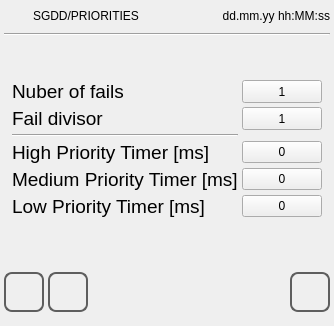
<?xml version="1.0" encoding="UTF-8"?>
<ui version="4.0">
 <class>sgdd</class>
 <widget class="QWidget" name="sgdd">
  <property name="geometry">
   <rect>
    <x>0</x>
    <y>0</y>
    %Model%
   </rect>
  </property>
  <property name="minimumSize">
   <size>
    <width>0</width>
    <height>0</height>
   </size>
  </property>
  <property name="maximumSize">
   <size>
    <width>16777215</width>
    <height>16777215</height>
   </size>
  </property>
  <property name="windowTitle">
   <string>sgdd</string>
  </property>
  <property name="styleSheet">
   <string notr="true">QPushButton
{
	font: 20pt &quot;Ubuntu&quot;;
}</string>
  </property>
  <layout class="QVBoxLayout" name="verticalLayout">
   <property name="spacing">
    <number>4</number>
   </property>
   <property name="margin">
    <number>4</number>
   </property>
   <item>
    <layout class="QHBoxLayout" name="horizontalLayout">
     <property name="sizeConstraint">
      <enum>QLayout::SetMinimumSize</enum>
     </property>
     <item>
      <widget class="QLabel" name="labelIcon">
       <property name="minimumSize">
        <size>
         <width>25</width>
         <height>25</height>
        </size>
       </property>
       <property name="maximumSize">
        <size>
         <width>25</width>
         <height>25</height>
        </size>
       </property>
       <property name="focusPolicy">
        <enum>Qt::NoFocus</enum>
       </property>
       <property name="styleSheet">
        <string notr="true">border-image: url(:/systemicons/img/Error.png);</string>
       </property>
       <property name="text">
        <string/>
       </property>
      </widget>
     </item>
     <item>
      <widget class="QLabel" name="labelTitle">
       <property name="sizePolicy">
        <sizepolicy hsizetype="Preferred" vsizetype="Fixed">
         <horstretch>0</horstretch>
         <verstretch>0</verstretch>
        </sizepolicy>
       </property>
       <property name="focusPolicy">
        <enum>Qt::NoFocus</enum>
       </property>
       <property name="text">
        <string>SGDD/PRIORITIES</string>
       </property>
      </widget>
     </item>
     <item>
      <widget class="QLabel" name="labelUserName">
       <property name="text">
        <string/>
       </property>
      </widget>
     </item>
     <item>
      <widget class="QLabel" name="labelDataOra">
       <property name="sizePolicy">
        <sizepolicy hsizetype="Preferred" vsizetype="Fixed">
         <horstretch>0</horstretch>
         <verstretch>0</verstretch>
        </sizepolicy>
       </property>
       <property name="focusPolicy">
        <enum>Qt::NoFocus</enum>
       </property>
       <property name="text">
        <string>dd.mm.yy hh:MM:ss</string>
       </property>
       <property name="alignment">
        <set>Qt::AlignRight|Qt::AlignTrailing|Qt::AlignVCenter</set>
       </property>
      </widget>
     </item>
    </layout>
   </item>
   <item>
    <widget class="Line" name="line">
     <property name="focusPolicy">
      <enum>Qt::NoFocus</enum>
     </property>
     <property name="orientation">
      <enum>Qt::Horizontal</enum>
     </property>
    </widget>
   </item>
   <item>
    <spacer name="verticalSpacer">
     <property name="focusPolicy">
      <enum>Qt::NoFocus</enum>
     </property>
     <property name="orientation">
      <enum>Qt::Vertical</enum>
     </property>
     <property name="sizeHint" stdset="0">
      <size>
       <width>20</width>
       <height>40</height>
      </size>
     </property>
    </spacer>
   </item>
   <item>
    <layout class="QGridLayout" name="gridLayout_2">
     <property name="leftMargin">
      <number>8</number>
     </property>
     <property name="rightMargin">
      <number>8</number>
     </property>
     <item row="0" column="0">
      <widget class="QLabel" name="labelFailNb">
       <property name="font">
        <font>
         <pointsize>14</pointsize>
        </font>
       </property>
       <property name="focusPolicy">
        <enum>Qt::NoFocus</enum>
       </property>
       <property name="text">
        <string>Nuber of fails</string>
       </property>
      </widget>
     </item>
     <item row="2" column="0">
      <widget class="QLabel" name="labelFailDivisor">
       <property name="font">
        <font>
         <pointsize>14</pointsize>
        </font>
       </property>
       <property name="focusPolicy">
        <enum>Qt::NoFocus</enum>
       </property>
       <property name="text">
        <string>Fail divisor</string>
       </property>
      </widget>
     </item>
     <item row="2" column="1">
      <widget class="QPushButton" name="pushButtonFailDivisor">
       <property name="sizePolicy">
        <sizepolicy hsizetype="MinimumExpanding" vsizetype="MinimumExpanding">
         <horstretch>0</horstretch>
         <verstretch>0</verstretch>
        </sizepolicy>
       </property>
       <property name="focusPolicy">
        <enum>Qt::NoFocus</enum>
       </property>
       <property name="text">
        <string>1</string>
       </property>
      </widget>
     </item>
     <item row="4" column="0">
      <widget class="QLabel" name="labelHighPriorityTimer">
       <property name="font">
        <font>
         <pointsize>14</pointsize>
        </font>
       </property>
       <property name="text">
        <string>High Priority Timer [ms]</string>
       </property>
      </widget>
     </item>
     <item row="5" column="0">
      <widget class="QLabel" name="labelMediumPriorityTimer">
       <property name="font">
        <font>
         <pointsize>14</pointsize>
        </font>
       </property>
       <property name="text">
        <string>Medium Priority Timer [ms]</string>
       </property>
      </widget>
     </item>
     <item row="6" column="0">
      <widget class="QLabel" name="labelLowPriorityTimer">
       <property name="font">
        <font>
         <pointsize>14</pointsize>
        </font>
       </property>
       <property name="text">
        <string>Low Priority Timer [ms]</string>
       </property>
      </widget>
     </item>
     <item row="0" column="1">
      <widget class="QPushButton" name="pushButtonFailNb">
       <property name="sizePolicy">
        <sizepolicy hsizetype="MinimumExpanding" vsizetype="MinimumExpanding">
         <horstretch>0</horstretch>
         <verstretch>0</verstretch>
        </sizepolicy>
       </property>
       <property name="focusPolicy">
        <enum>Qt::NoFocus</enum>
       </property>
       <property name="text">
        <string>1</string>
       </property>
      </widget>
     </item>
     <item row="4" column="1">
      <widget class="QPushButton" name="pushButtonHighPriorityTimer">
       <property name="text">
        <string>0</string>
       </property>
      </widget>
     </item>
     <item row="5" column="1">
      <widget class="QPushButton" name="pushButtonMediumPriorityTimer">
       <property name="text">
        <string>0</string>
       </property>
      </widget>
     </item>
     <item row="6" column="1">
      <widget class="QPushButton" name="pushButtonLowPriorityTimer">
       <property name="text">
        <string>0</string>
       </property>
      </widget>
     </item>
     <item row="3" column="0">
      <widget class="Line" name="line_2">
       <property name="orientation">
        <enum>Qt::Horizontal</enum>
       </property>
      </widget>
     </item>
    </layout>
   </item>
   <item>
    <spacer name="verticalSpacer_2">
     <property name="focusPolicy">
      <enum>Qt::NoFocus</enum>
     </property>
     <property name="orientation">
      <enum>Qt::Vertical</enum>
     </property>
     <property name="sizeHint" stdset="0">
      <size>
       <width>20</width>
       <height>40</height>
      </size>
     </property>
    </spacer>
   </item>
   <item>
    <layout class="QHBoxLayout" name="horizontalLayout_9">
     <item>
      <widget class="QPushButton" name="pushButtonHome">
       <property name="minimumSize">
        <size>
         <width>40</width>
         <height>40</height>
        </size>
       </property>
       <property name="maximumSize">
        <size>
         <width>40</width>
         <height>40</height>
        </size>
       </property>
       <property name="focusPolicy">
        <enum>Qt::NoFocus</enum>
       </property>
       <property name="styleSheet">
        <string notr="true">QPushButton
{
border: 2px solid  rgb(94, 94, 94);
border-radius: 8px;
qproperty-icon: url(:/systemicons/img/Home.png);
qproperty-iconSize: 24px 24px;
qproperty-focusPolicy: NoFocus;
}
QPushButton:pressed
{
border: 2px solid  rgb(194, 194, 194);
background-color:  rgb(255, 255, 127);
}
QPushButton:disabled
{
border: 2px solid  rgb(194, 194, 194);
}
</string>
       </property>
       <property name="text">
        <string/>
       </property>
      </widget>
     </item>
     <item>
      <widget class="QPushButton" name="pushButtonBack">
       <property name="minimumSize">
        <size>
         <width>40</width>
         <height>40</height>
        </size>
       </property>
       <property name="maximumSize">
        <size>
         <width>40</width>
         <height>40</height>
        </size>
       </property>
       <property name="focusPolicy">
        <enum>Qt::NoFocus</enum>
       </property>
       <property name="styleSheet">
        <string notr="true">QPushButton
{
border: 2px solid  rgb(94, 94, 94);
border-radius: 8px;
qproperty-icon: url(:/systemicons/img/Go_back.png);
qproperty-iconSize: 24px 24px;
qproperty-focusPolicy: NoFocus;
}
QPushButton:pressed
{
border: 2px solid  rgb(194, 194, 194);
background-color:  rgb(255, 255, 127);
}
QPushButton:disabled
{
border: 2px solid  rgb(194, 194, 194);
}
</string>
       </property>
       <property name="text">
        <string/>
       </property>
      </widget>
     </item>
     <item>
      <spacer name="horizontalSpacer">
       <property name="minimumSize">
        <size>
         <width>0</width>
         <height>60</height>
        </size>
       </property>
       <property name="maximumSize">
        <size>
         <width>16777215</width>
         <height>60</height>
        </size>
       </property>
       <property name="focusPolicy">
        <enum>Qt::NoFocus</enum>
       </property>
       <property name="orientation">
        <enum>Qt::Horizontal</enum>
       </property>
       <property name="sizeHint" stdset="0">
        <size>
         <width>40</width>
         <height>20</height>
        </size>
       </property>
      </spacer>
     </item>
     <item>
      <widget class="QPushButton" name="pushButtonOk">
       <property name="minimumSize">
        <size>
         <width>40</width>
         <height>40</height>
        </size>
       </property>
       <property name="maximumSize">
        <size>
         <width>40</width>
         <height>40</height>
        </size>
       </property>
       <property name="focusPolicy">
        <enum>Qt::NoFocus</enum>
       </property>
       <property name="styleSheet">
        <string notr="true">QPushButton
{
border: 2px solid  rgb(94, 94, 94);
border-radius: 8px;
qproperty-icon: url(:/systemicons/img/OK.png);
qproperty-iconSize: 24px 24px;
qproperty-focusPolicy: NoFocus;
}
QPushButton:pressed
{
border: 2px solid  rgb(194, 194, 194);
background-color:  rgb(255, 255, 127);
}
QPushButton:disabled
{
border: 2px solid  rgb(194, 194, 194);
}
</string>
       </property>
       <property name="text">
        <string/>
       </property>
      </widget>
     </item>
    </layout>
   </item>
  </layout>
 </widget>
 <resources/>
 <connections/>
</ui>
